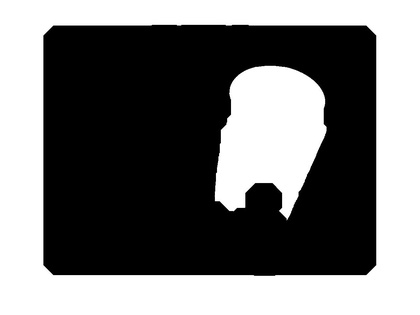
%> input picture Matlab/dilgradmask.jpg, 420 x 315 px, shrunk from 1200 x 900 before the run, given in place of oval.jpg, which was not available
$ octave Testing2.m   (GNU Octave 9; MATLAB toolbox functions it lacks are replaced by stand-ins)
%> lines starting %> are read from the running program, lines starting %| are printed output that depends on the picture; in (x1, y1, x2, y2) boxes, pixels count from 0 and x2, y2 are one past the last pixel; in counts of white or black regions, pixels touching at a corner belong together; the program's own positions count from 1; pictures that were not available may be replaced by others from this repository, and a replacement may not be noted
clc;
close all;
clear;
rgbI = imread('oval.jpg');
%> rgbI is the input picture: size 315x420x3 uint8; min 0, max 255, mean 118.2
I = rgb2gray(rgbI);
gaussFilter = fspecial('gaussian', [5 5], 5);
I = imfilter(I, gaussFilter);
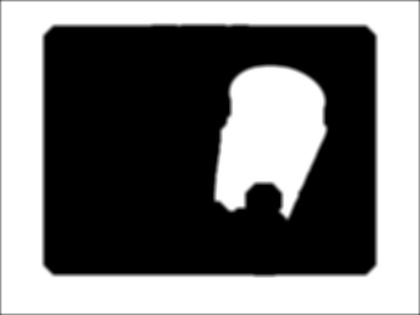
%> I: size 315x420 uint8; min 0, max 255, mean 116.5
figure();
imshow(I)
[~, threshold] = edge(I, 'sobel');
%> threshold = 0.105
fudgeFactor = 1.5;
BWs = edge(I,'sobel', threshold * fudgeFactor);
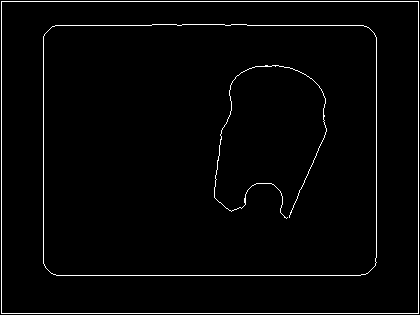
%> BWs: size 315x420 logical; 2.3% white in thin lines or dots
figure,
fig1 = imshow(BWs);
saveas(fig1,'bingradmask.jpg');
title('binary gradient mask');
% se90 = strel('line', 3, 90);
% se0 = strel('line', 3, 0);
% BWsdil = imdilate(BWs, [se90 se0]);
se = strel('disk',50);
BWsdil = imclose(BWs,se);
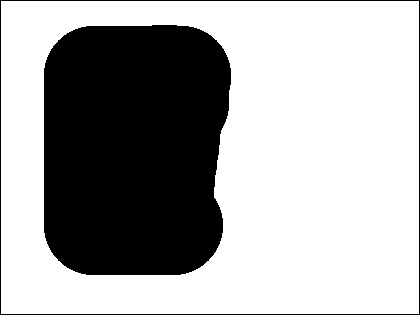
%> BWsdil: size 315x420 logical; 66.6% white; 2 black regions, box (x1, y1, x2, y2) and area: (44, 25, 231, 275) 42715, (0, 0, 420, 315) 1466
figure();
fig2 = imshow(BWsdil);
saveas(fig2,'dilgradmask.jpg');
title('dilated gradient mask');
BWdfill = imfill(BWsdil, 'holes');
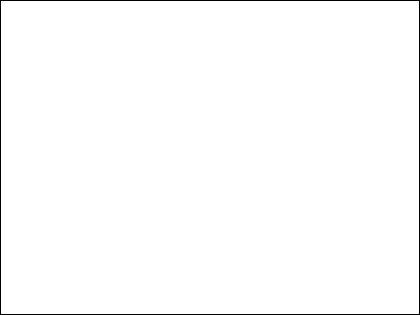
%> BWdfill: size 315x420 logical; 98.9% white; black in thin lines or dots
figure();
fig3 = imshow(BWdfill);
saveas(fig3,'filled.jpg');
title('binary image with filled holes');
BWnobord = imclearborder(BWdfill, 4);
figure();
fig4 = imshow(BWnobord);
saveas(fig4,'cleared.jpg');
title('cleared border image');
seD = strel('diamond',1);
BWfinal = imerode(BWnobord,seD);
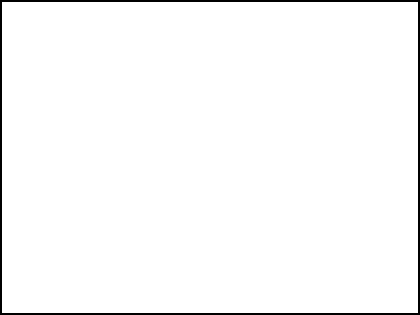
%> BWfinal: size 315x420 logical; 97.8% white; 1 black region, box (x1, y1, x2, y2) and area: (0, 0, 420, 315) 2924
BWfinal = imerode(BWfinal,seD);
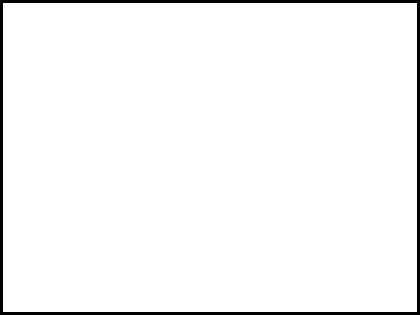
%> BWfinal: size 315x420 logical; 96.7% white; 1 black region, box (x1, y1, x2, y2) and area: (0, 0, 420, 315) 4374
figure();
fig5 = imshow(BWfinal);
saveas(fig5,'segmented.jpg');
title('segmented image');
% [9 lines of commented-out code are left out]
filteredImage=medfilt2(BWfinal,[25 25]);
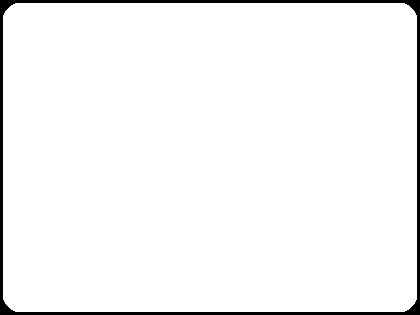
%> filteredImage: size 315x420 logical; 96.5% white; 1 black region, box (x1, y1, x2, y2) and area: (0, 0, 420, 315) 4618
%Boundary Label the Filtered Image
[L, num]=bwlabel(filteredImage);
%> L: size 315x420 double; values 0 (black) and 1 (white), 96.5% white; 1 black region
%> num = 1
STATS=regionprops(L,'all');
%> STATS = 1 region; box (x1, y1, x2, y2), Area, Centroid, MajorAxisLength, MinorAxisLength and Eccentricity: (3, 3, 417, 312) 127682 [210.5 158] 477.2 356.2 0.665
cc=[];
removed=0;
%Remove the noisy regions
for i=1:num
    dd=STATS(i).Area;
    if (dd < 1000)
        L(L==i)=0;
        removed = removed + 1;
        num=num-1;
    end
end
%> this loop made 1 pass
%> dd on pass 1: 127682
%> after the loop, removed = 0
[L2, num2]=bwlabel(L);
%> num2 = 1
% Trace region boundaries in a binary image.
%> (the run ends here)
